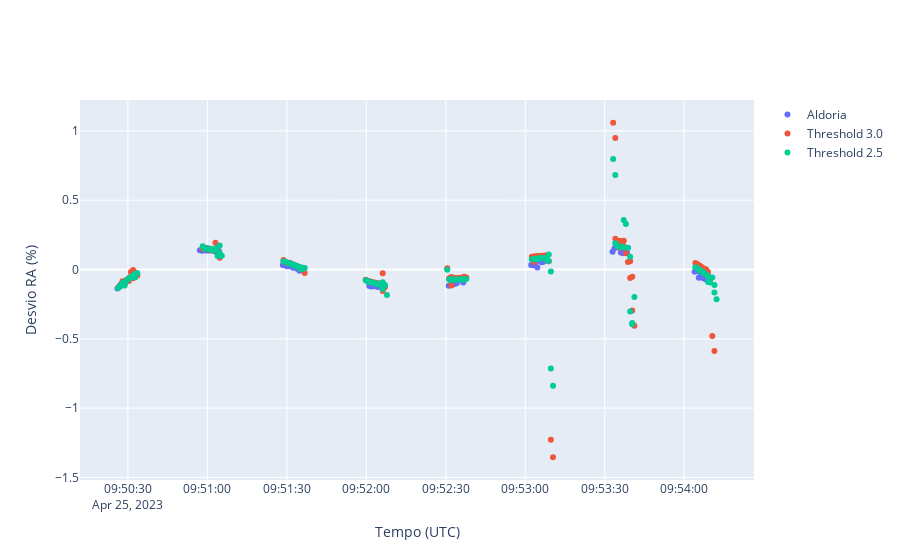
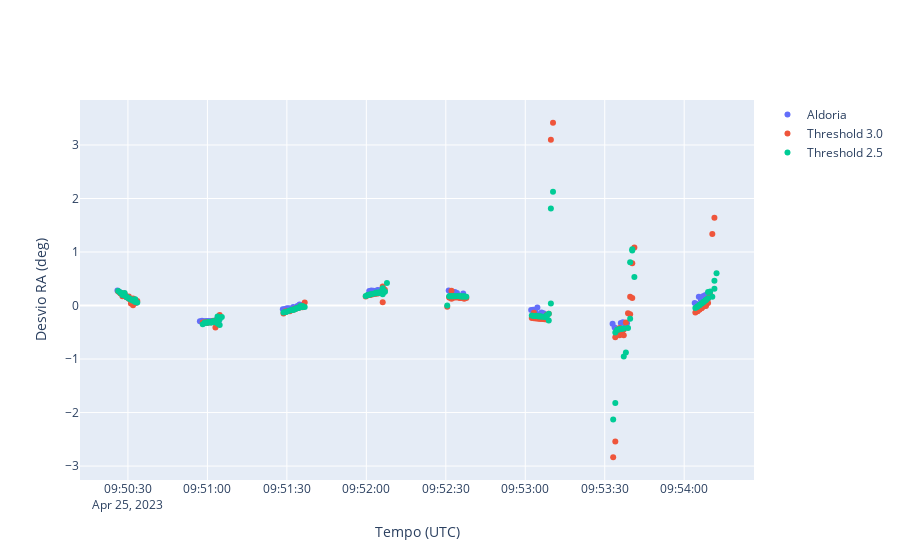

Here is the notebook cell these charts were saved with, in order:
### Code cell
plot_data(
    df_list=[tdm_aldoria_fit_raw,tdm_30_fit_raw,tdm_25_fit_raw],
    legend=['Aldoria', 'Threshold 3.0', 'Threshold 2.5'],
    y_data=['Desvio RA (%)', 'Desvio RA (deg)'],
    x_data='Tempo (UTC)',
)
